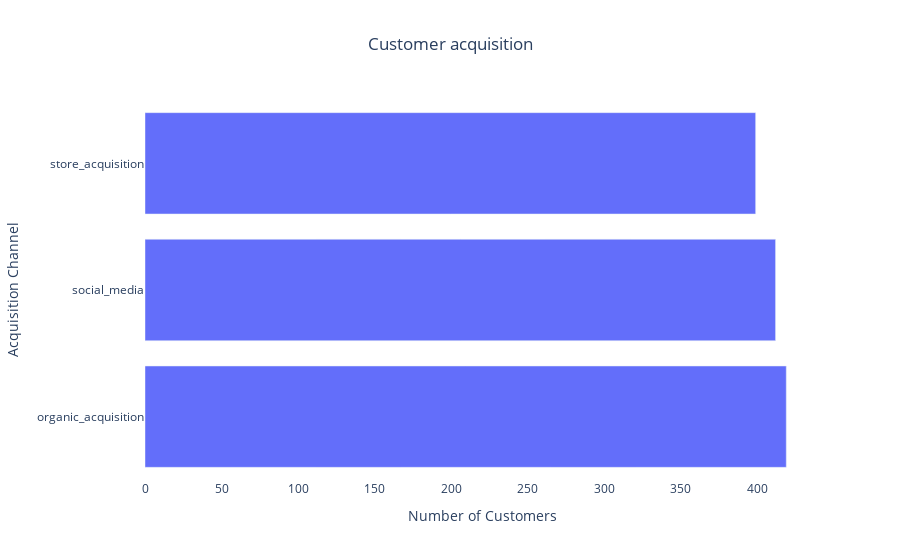

The cell this chart's notebook holds for it:
### Markdown cell above
# How did we acquire them?

### Code cell
data_ideal_customers_unique = data_ideal_customers.drop_duplicates(subset='customerID')
acquisition_ideal_customers = data_ideal_customers_unique.groupby('acquisition_channel')['customerID'].count().sort_values(ascending=False).reset_index()

fig = px.bar(acquisition_ideal_customers, 
             x='customerID', 
             y='acquisition_channel',
             orientation='h',
             labels={'acquisition_channel': 'Acquisition Channel', 'customerID': 'Number of Customers'},
             title='Customer acquisition')

fig.update_layout(
    plot_bgcolor='white',
    paper_bgcolor='white',
    title_x = 0.5
)

fig.show()

### Figure 1 — Plotly figure (JSON) as saved in the notebook; plotly's stock layout.template omitted (floating-point values rounded to 4 significant figures)
{"data": [{"alignmentgroup": "True", "hovertemplate": "Number of Customers=%{x}<br>Acquisition Channel=%{y}<extra></extra>", "legendgroup": "", "marker": {"color": "#636efa", "pattern": {"shape": ""}}, "name": "", "offsetgroup": "", "orientation": "h", "showlegend": false, "textposition": "auto", "type": "bar", "x": [419, 412, 399], "xaxis": "x", "y": ["organic_acquisition", "social_media", "store_acquisition"], "yaxis": "y"}], "layout": {"barmode": "relative", "legend": {"tracegroupgap": 0}, "paper_bgcolor": "white", "plot_bgcolor": "white", "title": {"text": "Customer acquisition", "x": 0.5}, "xaxis": {"anchor": "y", "domain": [0, 1], "title": {"text": "Number of Customers"}}, "yaxis": {"anchor": "x", "domain": [0, 1], "title": {"text": "Acquisition Channel"}}}}
